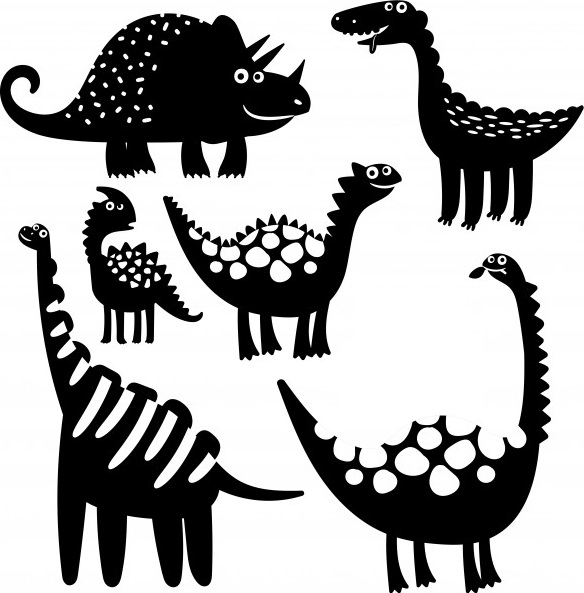
#> input picture danosorios.jpg, 584 x 593 px
$ jupyter execute Tarea2_Kmeans.ipynb
#> lines starting #> are read from the running program, lines starting #| are printed output that depends on the picture; after the words box and inside, x2 and y2 are one past the last pixel; in counts of white or black regions, pixels touching at a corner belong together
</a>


# <center> <font color= #000047> Aprendizaje No Superviado: Kmeans Clustering Imagenes </font> </center>

Elegir una imagen en blanco y negro de la carpeta `Imagenes` donde se puedan distinguir diferentes figuras para agrupar. Leer la imagen en una matriz de numpy. Definir y reescribir la matriz para tener pixeles en alto o en bajo. Encontrar las coordenadas en donde la matriz tiene pixeles negros. Aplicar el algoritmo de Kmeans sobre el arreglo de coordenadas usando el numero de agrupaciones necesarias de acuerdo a la imagen. Reconstruir la imagen identificando las figuras asociadas a cada grupo.

<div class="alert alert-danger" style="margin: 10px"><strong>NOTA IMPORTANTE!</strong> En cada figura, tabla, o resultado que se incluya, se debe de incluir el código que se utilizó para obtenerlo.  <br> Todas las figuras (si las hubiera) deben de estar comentadas o descritas.</div>

[cell 1]
from PIL import Image
import numpy as np
import matplotlib.pyplot as plt
from sklearn.cluster import KMeans

image = Image.open("danosorios.jpg").convert("L")
image_np = np.array(image)
threshold = 128
binary_image = np.where(image_np < threshold, 0, 255)
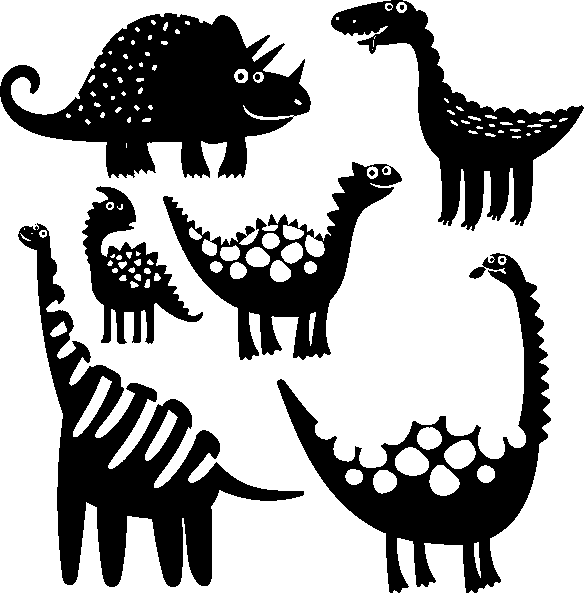
#> binary_image: shape (593, 584) int64; 66.7% white; 15 black regions (6 under 20 px), largest, box (x1, y1, x2, y2) and area: (0, 13, 311, 178) 27275, (18, 223, 304, 587) 26729, (277, 253, 551, 593) 22961
black_pixel_coords = np.column_stack(np.where(binary_image == 0))
#> black_pixel_coords = 115438 pairs, first value 0 to 592, second value 0 to 583

plt.figure(figsize=(10, 5))
plt.subplot(1, 2, 1)
plt.imshow(binary_image, cmap='gray')
plt.title('Imagen Binaria')

plt.subplot(1, 2, 2)
plt.scatter(black_pixel_coords[:, 1], black_pixel_coords[:, 0], s=0.5, color='black')
plt.title('Coordenadas de Pixeles Negros')
plt.gca().invert_yaxis()
plt.show()

n_clusters = 6
kmeans = KMeans(n_clusters=n_clusters, random_state=42)
kmeans.fit(black_pixel_coords)
labels = kmeans.labels_

plt.figure(figsize=(6, 6))
for i in range(n_clusters):
    cluster = black_pixel_coords[labels == i]
    plt.scatter(cluster[:, 1], cluster[:, 0], s=0.5, label=f'Figura {i+1}')
plt.gca().invert_yaxis()
plt.legend()
plt.title('Figuras Segmentadas por K-means')
plt.show()

[cell 2]
from PIL import Image
import numpy as np
import matplotlib.pyplot as plt
from sklearn.cluster import KMeans

image = Image.open("zapatos.jpg").convert("L")
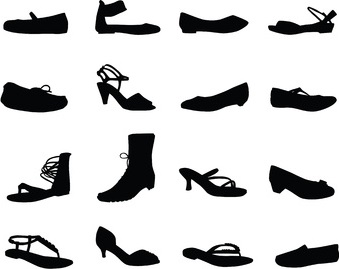
#> input picture zapatos.jpg, 339 x 269 px
#> image: PIL image 339x269 L
image_np = np.array(image)
threshold = 128
binary_image = np.where(image_np < threshold, 0, 255)
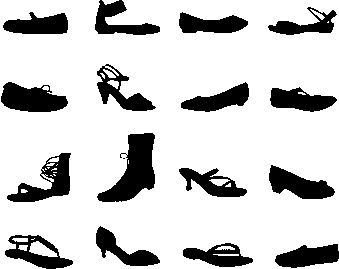
#> binary_image: shape (269, 339) int64; 80.6% white; 17 black regions (1 under 20 px), largest, box (x1, y1, x2, y2) and area: (97, 133, 155, 202) 2028, (1, 82, 68, 112) 1388, (7, 153, 71, 202) 1314
black_pixel_coords = np.column_stack(np.where(binary_image == 0))
#> black_pixel_coords = 17704 pairs, first value 0 to 268, second value 1 to 338

plt.figure(figsize=(10, 5))
plt.subplot(1, 2, 1)
plt.imshow(binary_image, cmap='gray')
plt.title('Imagen Binaria')

plt.subplot(1, 2, 2)
plt.scatter(black_pixel_coords[:, 1], black_pixel_coords[:, 0], s=0.5, color='black')
plt.title('Coordenadas de Pixeles Negros')
plt.gca().invert_yaxis()
plt.show()

n_clusters = 6
kmeans = KMeans(n_clusters=n_clusters, random_state=42)
kmeans.fit(black_pixel_coords)
labels = kmeans.labels_

plt.figure(figsize=(6, 6))
for i in range(n_clusters):
    cluster = black_pixel_coords[labels == i]
    plt.scatter(cluster[:, 1], cluster[:, 0], s=0.5, label=f'Figura {i+1}')
plt.gca().invert_yaxis()
plt.legend()
plt.title('Figuras Segmentadas por K-means')
plt.show()

[cell 3]
from PIL import Image
import numpy as np
import matplotlib.pyplot as plt
from sklearn.cluster import KMeans

image = Image.open("instrumentos.jpg").convert("L")
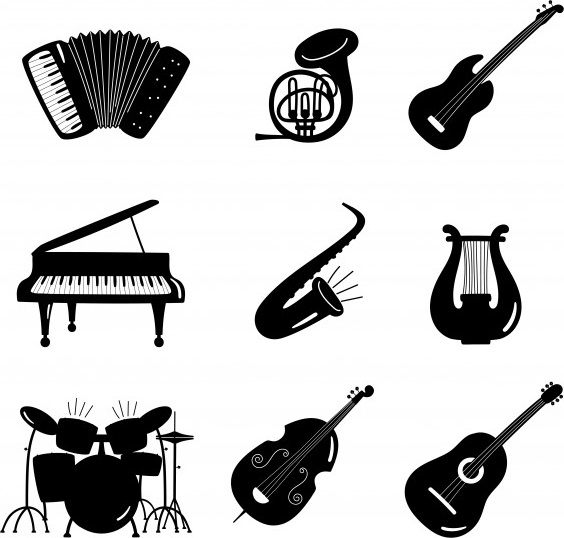
#> input picture instrumentos.jpg, 564 x 538 px
#> image: PIL image 564x538 L
image_np = np.array(image)
threshold = 128
binary_image = np.where(image_np < threshold, 0, 255)
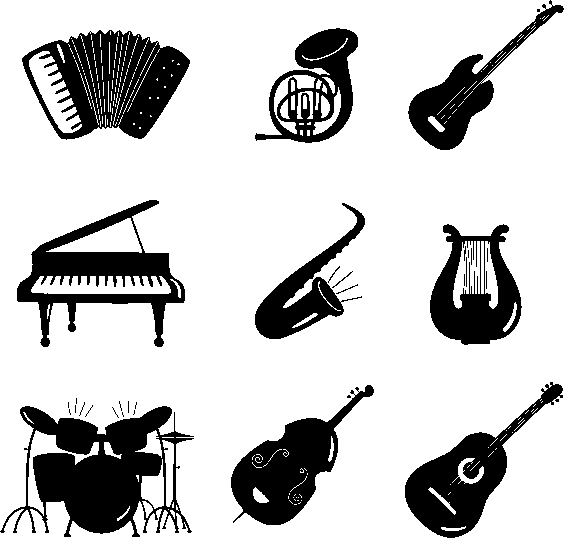
#> binary_image: shape (538, 564) int64; 78% white; 33 black regions (20 under 20 px), largest, box (x1, y1, x2, y2) and area: (0, 406, 194, 537) 12645, (22, 30, 190, 140) 10229, (17, 200, 185, 347) 7801
black_pixel_coords = np.column_stack(np.where(binary_image == 0))
#> black_pixel_coords = 66722 pairs, first value 0 to 537, second value 0 to 563

plt.figure(figsize=(10, 5))
plt.subplot(1, 2, 1)
plt.imshow(binary_image, cmap='gray')
plt.title('Imagen Binaria')

plt.subplot(1, 2, 2)
plt.scatter(black_pixel_coords[:, 1], black_pixel_coords[:, 0], s=0.5, color='black')
plt.title('Coordenadas de Pixeles Negros')
plt.gca().invert_yaxis()
plt.show()

n_clusters = 6
kmeans = KMeans(n_clusters=n_clusters, random_state=42)
kmeans.fit(black_pixel_coords)
labels = kmeans.labels_

plt.figure(figsize=(6, 6))
for i in range(n_clusters):
    cluster = black_pixel_coords[labels == i]
    plt.scatter(cluster[:, 1], cluster[:, 0], s=0.5, label=f'Figura {i+1}')
plt.gca().invert_yaxis()
plt.legend()
plt.title('Figuras Segmentadas por K-means')
plt.show()
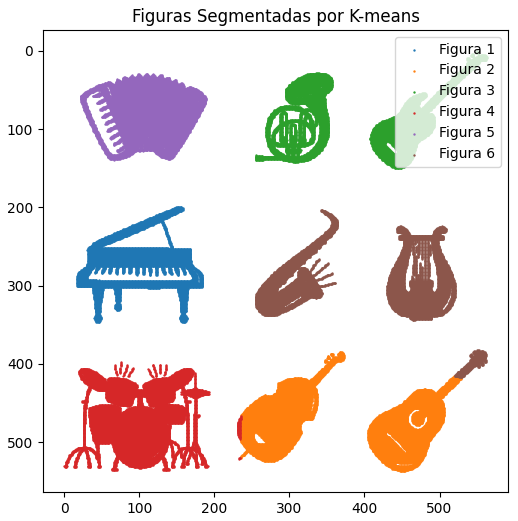
#> figure drawn by matplotlib, 1 panel

[cell 4]
from PIL import Image
import numpy as np
import matplotlib.pyplot as plt
from sklearn.cluster import KMeans

image = Image.open("frutas.jpg").convert("L")
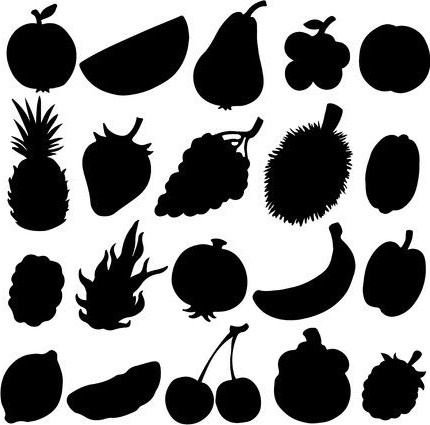
#> input picture frutas.jpg, 430 x 425 px
#> image: PIL image 430x425 L
image_np = np.array(image)
threshold = 128
binary_image = np.where(image_np < threshold, 0, 255)
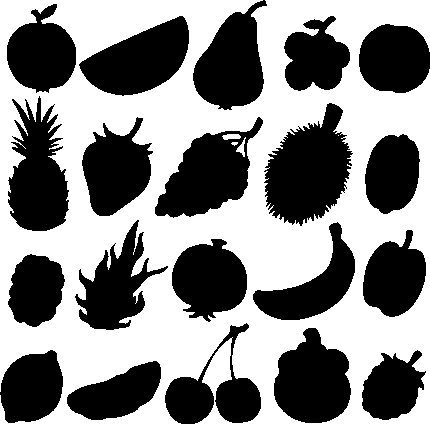
#> binary_image: shape (425, 430) int64; 53.3% white; 20 black regions, largest, box (x1, y1, x2, y2) and area: (264, 103, 353, 226) 6786, (155, 117, 263, 218) 5519, (8, 96, 69, 231) 5370
black_pixel_coords = np.column_stack(np.where(binary_image == 0))
#> black_pixel_coords = 85397 pairs, first value 0 to 423, second value 0 to 429

plt.figure(figsize=(10, 5))
plt.subplot(1, 2, 1)
plt.imshow(binary_image, cmap='gray')
plt.title('Imagen Binaria')

plt.subplot(1, 2, 2)
plt.scatter(black_pixel_coords[:, 1], black_pixel_coords[:, 0], s=0.5, color='black')
plt.title('Coordenadas de Pixeles Negros')
plt.gca().invert_yaxis()
plt.show()
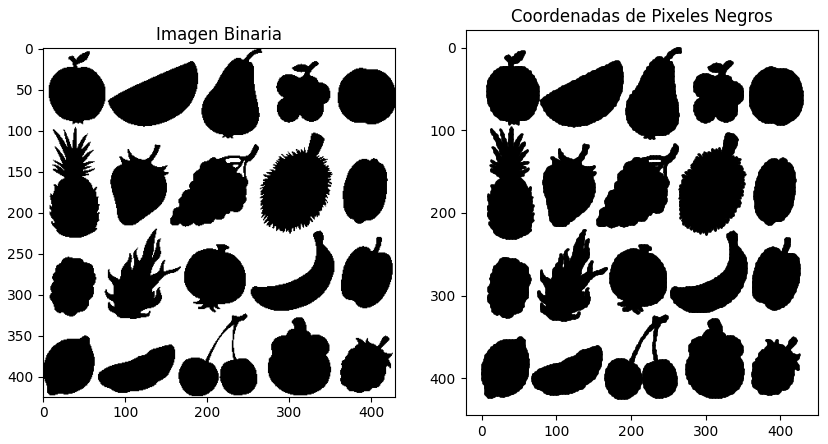
#> figure drawn by matplotlib, 2 panels

n_clusters = 6
kmeans = KMeans(n_clusters=n_clusters, random_state=42)
kmeans.fit(black_pixel_coords)
labels = kmeans.labels_

plt.figure(figsize=(6, 6))
for i in range(n_clusters):
    cluster = black_pixel_coords[labels == i]
    plt.scatter(cluster[:, 1], cluster[:, 0], s=0.5, label=f'Figura {i+1}')
plt.gca().invert_yaxis()
plt.legend()
plt.title('Figuras Segmentadas por K-means')
plt.show()
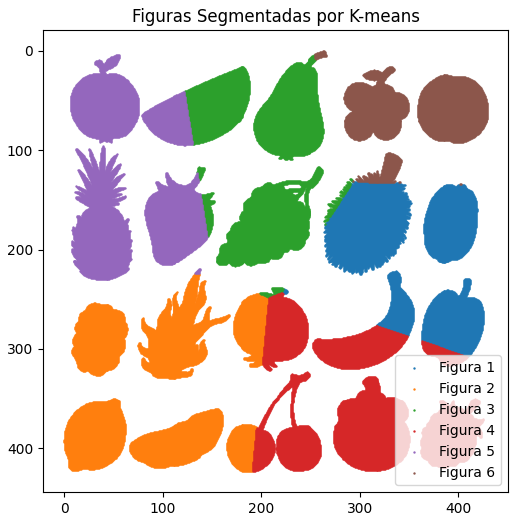
#> figure drawn by matplotlib, 1 panel
